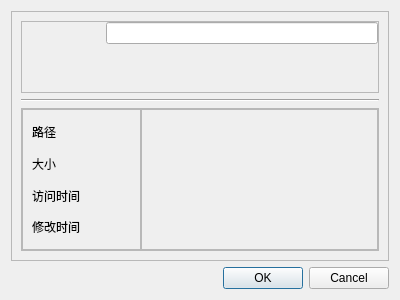
<?xml version="1.0" encoding="UTF-8"?>
<ui version="4.0">
 <class>Dialog</class>
 <widget class="QDialog" name="Dialog">
  <property name="geometry">
   <rect>
    <x>0</x>
    <y>0</y>
    <width>400</width>
    <height>300</height>
   </rect>
  </property>
  <property name="windowTitle">
   <string>Dialog</string>
  </property>
  <layout class="QVBoxLayout" name="verticalLayout">
   <item>
    <widget class="QFrame" name="frame">
     <property name="frameShape">
      <enum>QFrame::StyledPanel</enum>
     </property>
     <property name="frameShadow">
      <enum>QFrame::Raised</enum>
     </property>
     <layout class="QVBoxLayout" name="verticalLayout_2">
      <item>
       <widget class="QFrame" name="frame_2">
        <property name="sizePolicy">
         <sizepolicy hsizetype="Preferred" vsizetype="Expanding">
          <horstretch>0</horstretch>
          <verstretch>1</verstretch>
         </sizepolicy>
        </property>
        <property name="frameShape">
         <enum>QFrame::StyledPanel</enum>
        </property>
        <property name="frameShadow">
         <enum>QFrame::Raised</enum>
        </property>
        <layout class="QGridLayout">
         <property name="leftMargin">
          <number>0</number>
         </property>
         <property name="topMargin">
          <number>0</number>
         </property>
         <property name="rightMargin">
          <number>0</number>
         </property>
         <property name="bottomMargin">
          <number>0</number>
         </property>
         <property name="horizontalSpacing">
          <number>20</number>
         </property>
         <property name="verticalSpacing">
          <number>0</number>
         </property>
         <item row="0" column="0" rowspan="2">
          <widget class="QLabel" name="label_ico">
           <property name="minimumSize">
            <size>
             <width>64</width>
             <height>64</height>
            </size>
           </property>
           <property name="maximumSize">
            <size>
             <width>64</width>
             <height>64</height>
            </size>
           </property>
           <property name="text">
            <string/>
           </property>
          </widget>
         </item>
         <item row="0" column="1">
          <widget class="QLineEdit" name="lineEdit_name"/>
         </item>
         <item row="1" column="1">
          <widget class="QLabel" name="label_type">
           <property name="text">
            <string/>
           </property>
          </widget>
         </item>
        </layout>
       </widget>
      </item>
      <item>
       <widget class="Line" name="line">
        <property name="orientation">
         <enum>Qt::Horizontal</enum>
        </property>
       </widget>
      </item>
      <item>
       <widget class="QFrame" name="frame_3">
        <property name="sizePolicy">
         <sizepolicy hsizetype="Preferred" vsizetype="Expanding">
          <horstretch>0</horstretch>
          <verstretch>2</verstretch>
         </sizepolicy>
        </property>
        <property name="frameShape">
         <enum>QFrame::StyledPanel</enum>
        </property>
        <property name="frameShadow">
         <enum>QFrame::Raised</enum>
        </property>
        <layout class="QGridLayout" name="gridLayout_2">
         <property name="leftMargin">
          <number>0</number>
         </property>
         <property name="topMargin">
          <number>0</number>
         </property>
         <property name="rightMargin">
          <number>0</number>
         </property>
         <property name="bottomMargin">
          <number>0</number>
         </property>
         <property name="spacing">
          <number>0</number>
         </property>
         <item row="0" column="0">
          <widget class="QFrame" name="frame_4">
           <property name="sizePolicy">
            <sizepolicy hsizetype="Expanding" vsizetype="Preferred">
             <horstretch>1</horstretch>
             <verstretch>0</verstretch>
            </sizepolicy>
           </property>
           <property name="frameShape">
            <enum>QFrame::StyledPanel</enum>
           </property>
           <property name="frameShadow">
            <enum>QFrame::Raised</enum>
           </property>
           <layout class="QVBoxLayout" name="verticalLayout_3">
            <item>
             <widget class="QLabel" name="label_path">
              <property name="text">
               <string>路径</string>
              </property>
             </widget>
            </item>
            <item>
             <widget class="QLabel" name="label_size">
              <property name="text">
               <string>大小</string>
              </property>
             </widget>
            </item>
            <item>
             <widget class="QLabel" name="label_access">
              <property name="text">
               <string>访问时间</string>
              </property>
             </widget>
            </item>
            <item>
             <widget class="QLabel" name="label_modification">
              <property name="text">
               <string>修改时间</string>
              </property>
             </widget>
            </item>
           </layout>
          </widget>
         </item>
         <item row="0" column="1">
          <widget class="QFrame" name="frame_5">
           <property name="sizePolicy">
            <sizepolicy hsizetype="Expanding" vsizetype="Preferred">
             <horstretch>2</horstretch>
             <verstretch>0</verstretch>
            </sizepolicy>
           </property>
           <property name="frameShape">
            <enum>QFrame::StyledPanel</enum>
           </property>
           <property name="frameShadow">
            <enum>QFrame::Raised</enum>
           </property>
           <layout class="QVBoxLayout" name="verticalLayout_4">
            <item>
             <widget class="QLabel" name="label_path_value">
              <property name="text">
               <string/>
              </property>
             </widget>
            </item>
            <item>
             <widget class="QLabel" name="label_size_value">
              <property name="text">
               <string/>
              </property>
             </widget>
            </item>
            <item>
             <widget class="QLabel" name="label_access_time">
              <property name="text">
               <string/>
              </property>
             </widget>
            </item>
            <item>
             <widget class="QLabel" name="label_modification_time">
              <property name="text">
               <string/>
              </property>
             </widget>
            </item>
           </layout>
          </widget>
         </item>
        </layout>
       </widget>
      </item>
     </layout>
    </widget>
   </item>
   <item>
    <widget class="QDialogButtonBox" name="buttonBox">
     <property name="orientation">
      <enum>Qt::Horizontal</enum>
     </property>
     <property name="standardButtons">
      <set>QDialogButtonBox::Cancel|QDialogButtonBox::Ok</set>
     </property>
    </widget>
   </item>
  </layout>
 </widget>
 <resources/>
 <connections>
  <connection>
   <sender>buttonBox</sender>
   <signal>accepted()</signal>
   <receiver>Dialog</receiver>
   <slot>accept()</slot>
   <hints>
    <hint type="sourcelabel">
     <x>248</x>
     <y>254</y>
    </hint>
    <hint type="destinationlabel">
     <x>157</x>
     <y>274</y>
    </hint>
   </hints>
  </connection>
  <connection>
   <sender>buttonBox</sender>
   <signal>rejected()</signal>
   <receiver>Dialog</receiver>
   <slot>reject()</slot>
   <hints>
    <hint type="sourcelabel">
     <x>316</x>
     <y>260</y>
    </hint>
    <hint type="destinationlabel">
     <x>286</x>
     <y>274</y>
    </hint>
   </hints>
  </connection>
 </connections>
</ui>
